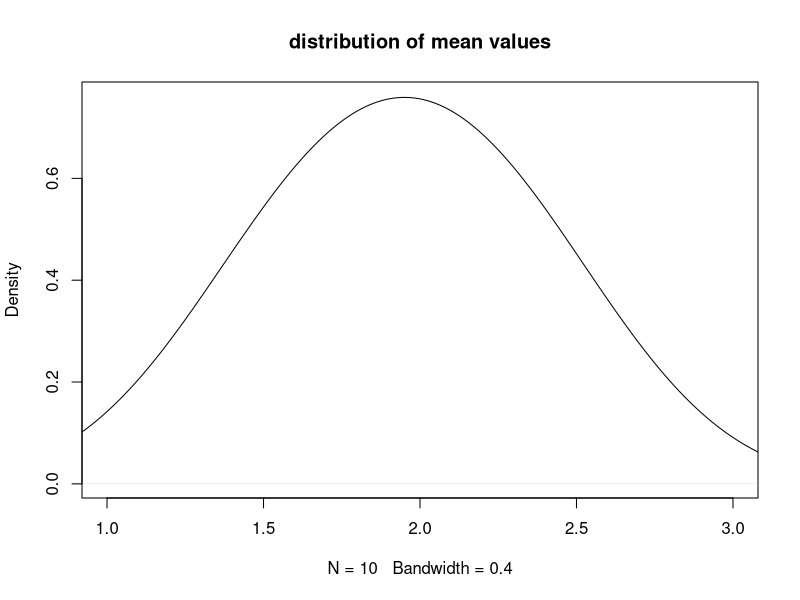
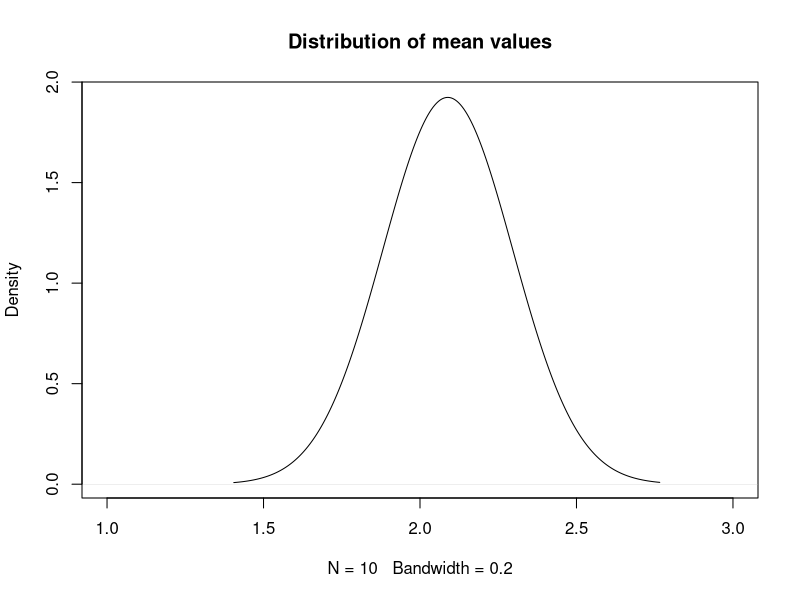
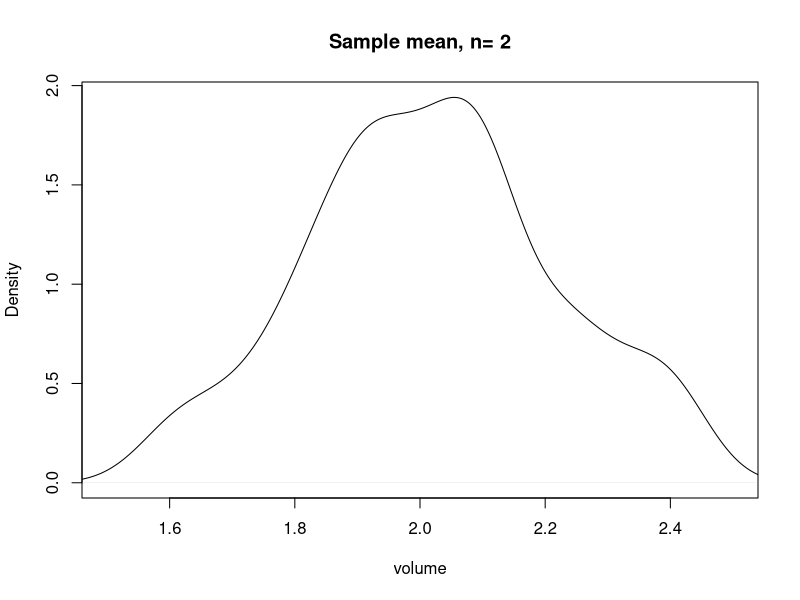
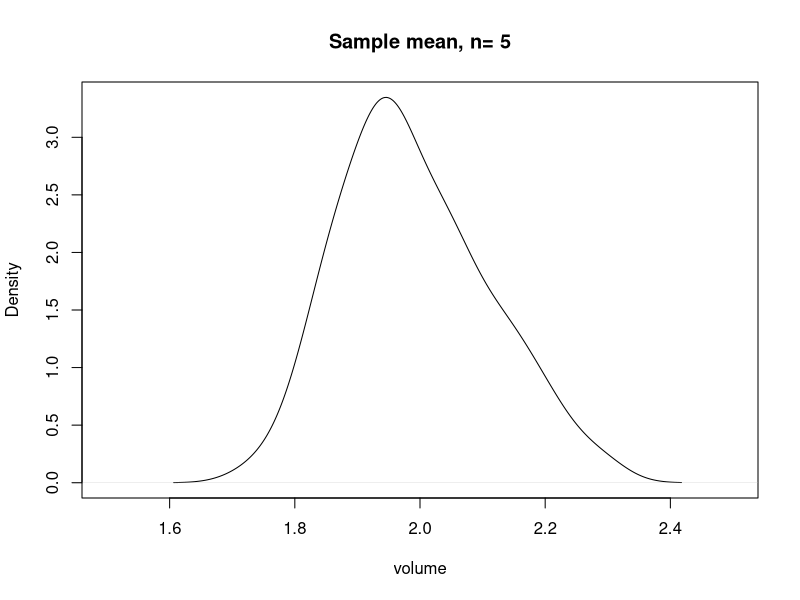
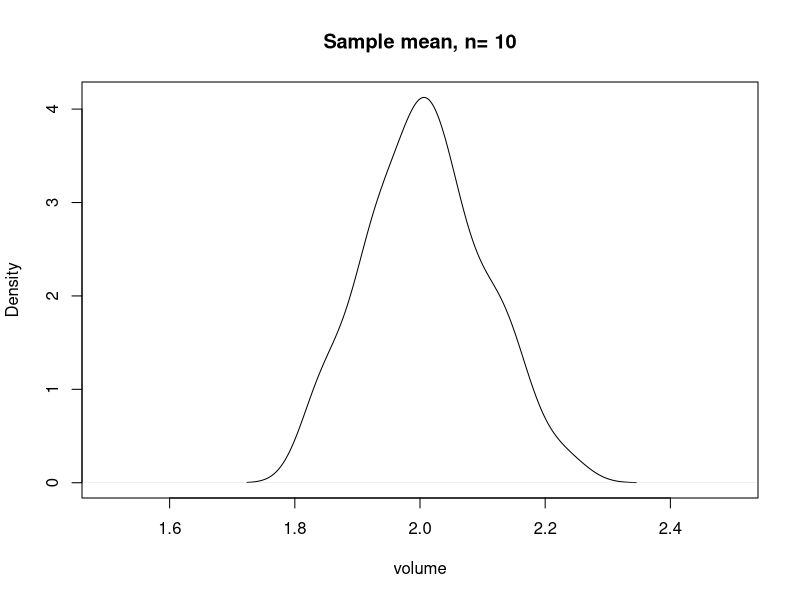
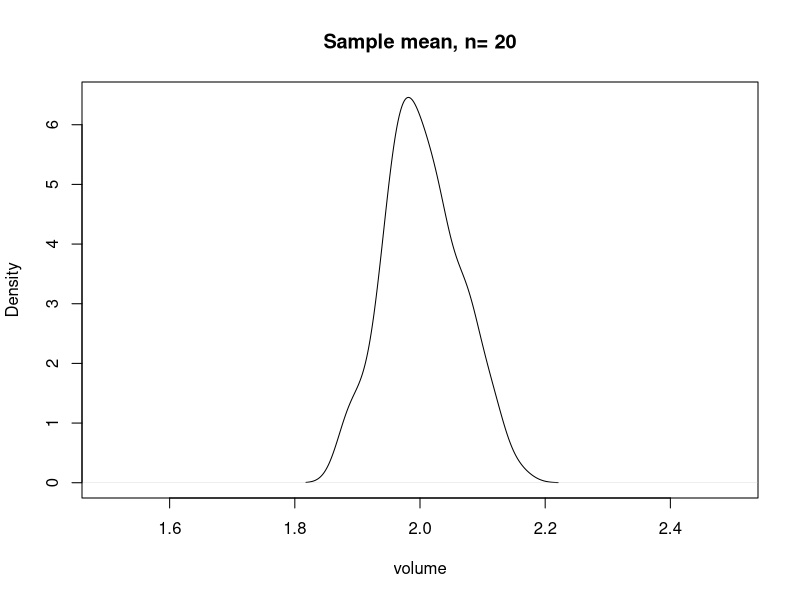
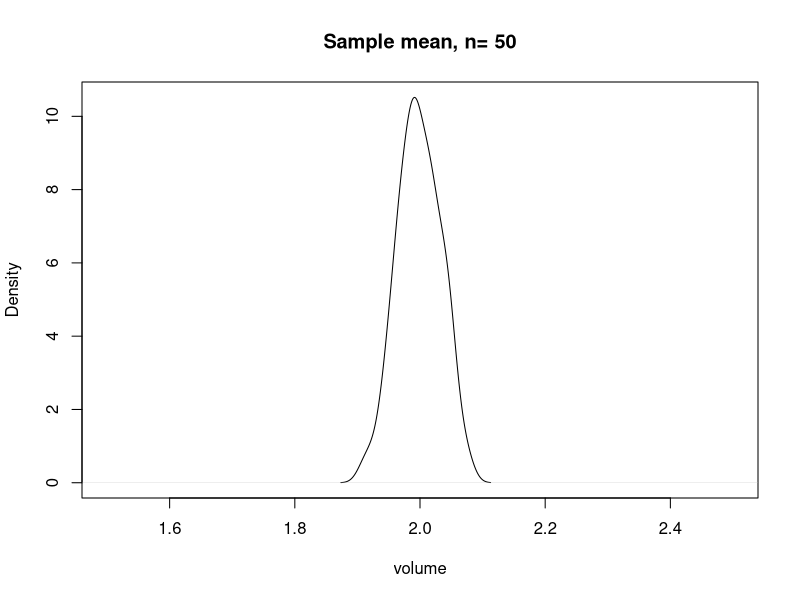
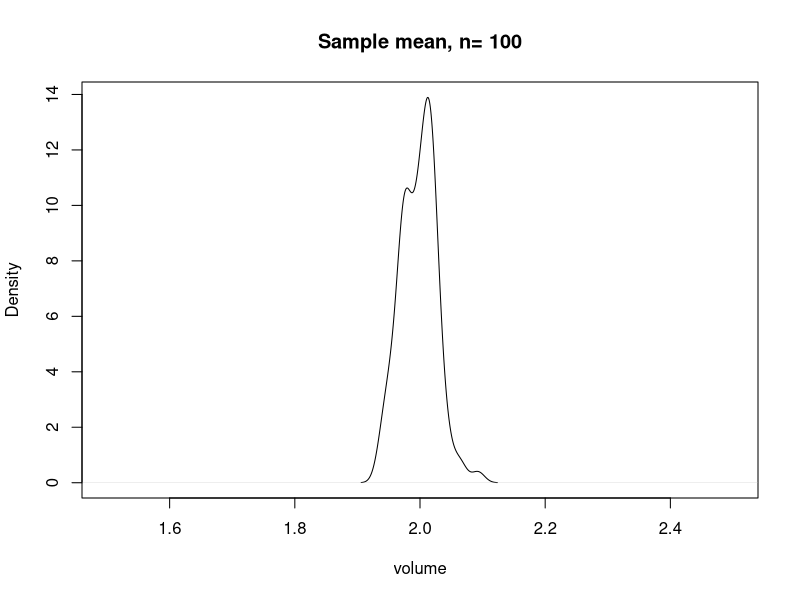

Source code (R) for these figures, in order:
## ---- chunk 1
dbinom(7,size=10,prob = 0.5)
## ---- chunk 2
pbinom(6,size=10,prob=0.5,lower.tail=FALSE)
## ---- chunk 3
# Measurements with P2, varying between 1.5 µl and 2.5 µl
P2.set1 <- sapply(1:10, function(x) {
  runif(1,min = 1.5, max=2.5)
})
P2.set1
## ---- chunk 4
P2.set1.mean = sapply(P2.set1,mean)
P2.set1.mean
## ---- chunk 5
plot(density(P2.set1.mean,bw=0.4), xlim = c(1,3),main='distribution of mean values')
## ---- chunk 6
N = 5
P2.sets = lapply(1:10, function(x) {
  runif(N,min = 1.5, max=2.5)
})
P2.sets
## ---- chunk 7
P2.mean <- sapply(P2.sets,mean)
P2.mean
## ---- chunk 8
plot(density(P2.mean,bw=0.2), xlim = c(1,3), main = 'Distribution of mean values')
## ---- chunk 9
# Number of samples
N = c(2,5,10,20,50,100,500)


lapply(N,function(n) {
  P2.exp = lapply(1:100, function(x) {
    runif(n,min = 1.5, max=2.5)
    #rnorm(n,mean=2)
  }) 
  # Calculate the mean
  P2.exp.mean = sapply(P2.exp,mean)
  plot(density(P2.exp.mean), 
     type='l',
     xlab = "volume", 
     main = paste("Sample mean, n=",n),
     xlim = c(1.5,2.5))
})

## ---- chunk 10
# Number of samples
N <- 1:100 # Goes from 1 to 100
#
# Calculate the mean
P2.exp.mean <- sapply(N,function(n) {
  mean(sapply(1:100, function(y){
    mean(runif(n,min = 1.5, max=2.5)) # to get 100 mean values for each N
  }) )                                                   # to get the mean of the distribution
})
# Plot the distribution of the mean
plot(P2.exp.mean, ylab = "Mean value for P2 with increasing N", 
     pch=20,
     ylim = c(1.9,2.1),xlab='Sample size');abline(h =2, col = "blue", lty = 2)
## ---- chunk 11
# Number of samples
N <- 1:100 # Goes from 1 to 100
#
# Calculate the sd of the mean values (is actually the standard error!)
P2.exp.se <- sapply(N,function(n) {
  sd(sapply(1:100, function(y){
    mean(runif(n,min = 1.5, max=2.5)) # to get 100 mean values for each N
  }) )                                                   # to get the sd of the distribution (of the mean values)
})
# Plot the distribution of the mean
plot(P2.exp.se, ylab = "SE value for P2",xlab = 'Sample size',pch=20)
## ---- chunk 12
lambda = 75
## ---- chunk 13
# size of the sample
N = 8
#
# we now draw 100 times samples of size N=8
X = lapply(1:100,function(i) {rpois(N,lambda = lambda)})
## ---- chunk 14
# we compute the means
Xm = sapply(X,mean)
# and the sample standard deviations
Xsd = sapply(X,sd) 
#
## ---- chunk 15

df = N-1
tc = qt(c(0.975),df) # this is the critical value for the t-distribution for df = N-1 degrees of freedom and 95% CI

Xl = Xm-tc*Xsd/sqrt(N) # upper bound of the 95% CI
Xh = Xm+tc*Xsd/sqrt(N) # lower bound of the 95% CI
## ---- chunk 16
col = c('red','blue')

## vector of TRUE/FALSE if the real expectation value lambda is inside the interval
i.ok =  as.factor(Xl < lambda & Xh > lambda)

## plot the 
plot(Xm,ylim=c(50,100),pch=20,ylab="",main=paste("Means values and confidence intervals,N=",N));abline(h=lambda,lty=3);lapply(1:length(Xl),function(i) {points(c(i,i),c(Xl[i],Xh[i]),type="l",col=col[i.ok[i]],lwd=2)})
## ---- chunk 17
# 1.
pbinom(49,size=100,prob=0.5,lower.tail=FALSE)

# or

1-pbinom(49,size=100,prob=0.5,lower.tail=TRUE)


# 2.
pbinom(49,size=100,prob=2/3,lower.tail=FALSE)

# or

1-pbinom(49,size=100,prob=2/3,lower.tail=TRUE)

# 3. 
qbinom(0.7,size=20,prob=0.8)
## ---- chunk 18
green.exp = 84/6
red.exp = 84/6
## ---- chunk 19

packs = 10

red.obs = c(12,16,17,12,16,13,11,18,13,19)
green.obs = c(11,10,15,16,12,14,13,10,13,17)

m.red = mean(red.obs)
m.green = mean(green.obs)

k.red = sum(red.obs)
k.green = sum(green.obs)

## confidence interval

##critical value, using a t-distribution

t_95 = qt(0.975,df=packs-1)

m.red-t_95*sqrt(m.red)/sqrt(length(red.obs))
m.red+t_95*sqrt(m.red)/sqrt(length(red.obs))

## ---- chunk 20
m.green-t_95*sqrt(m.green)/sqrt(length(green.obs))
m.green+t_95*sqrt(m.green)/sqrt(length(green.obs))

